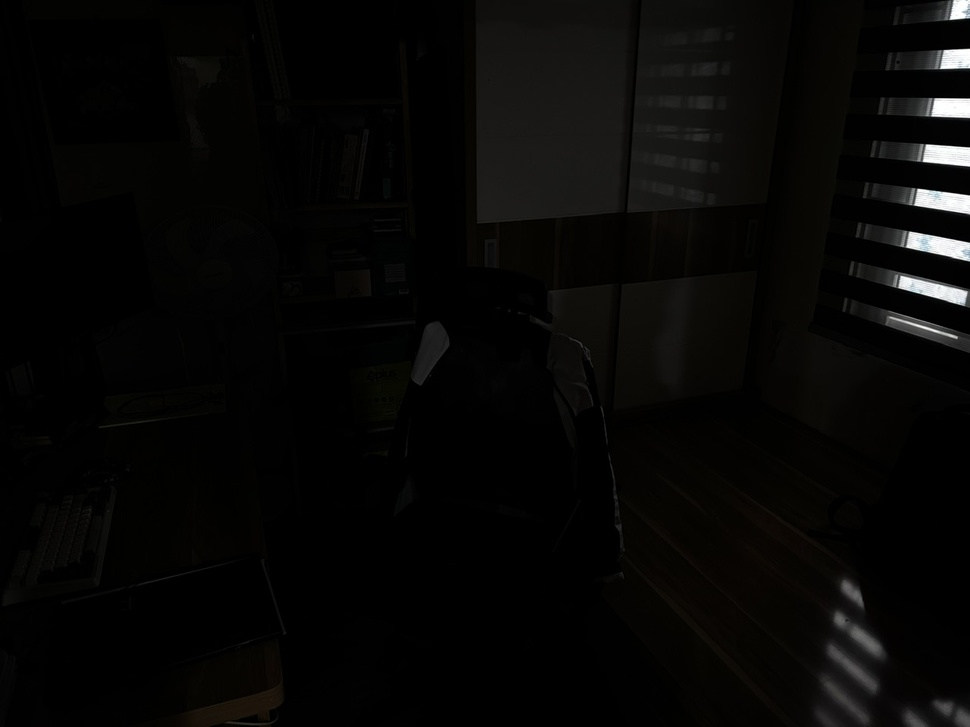
#> input picture data/dark.jpg, 970 x 727 px, shrunk from 1280 x 960 before the run
$ python -i hist_equa.py   (imports and definitions only)
#> lines starting #> are read from the running program, lines starting #| are printed output that depends on the picture
#> further down, picture is the input picture: shape (727, 970, 3); mean B, G, R 6, 7.1, 7.4
import cv2
import numpy as np

class HistogramEqualizer:

    def apply(self, frame_bgr: np.ndarray) -> np.ndarray:
        if frame_bgr is None:
            return frame_bgr

        if len(frame_bgr.shape) == 2 or frame_bgr.shape[2] == 1:
            return cv2.equalizeHist(frame_bgr)

        ycrcb = cv2.cvtColor(frame_bgr, cv2.COLOR_BGR2YCrCb)
#> ycrcb: shape (727, 970, 3); mean of channels 0, 1, 2 7.1, 128.3, 127.4
        y, cr, cb = cv2.split(ycrcb)
        y_eq = cv2.equalizeHist(y)
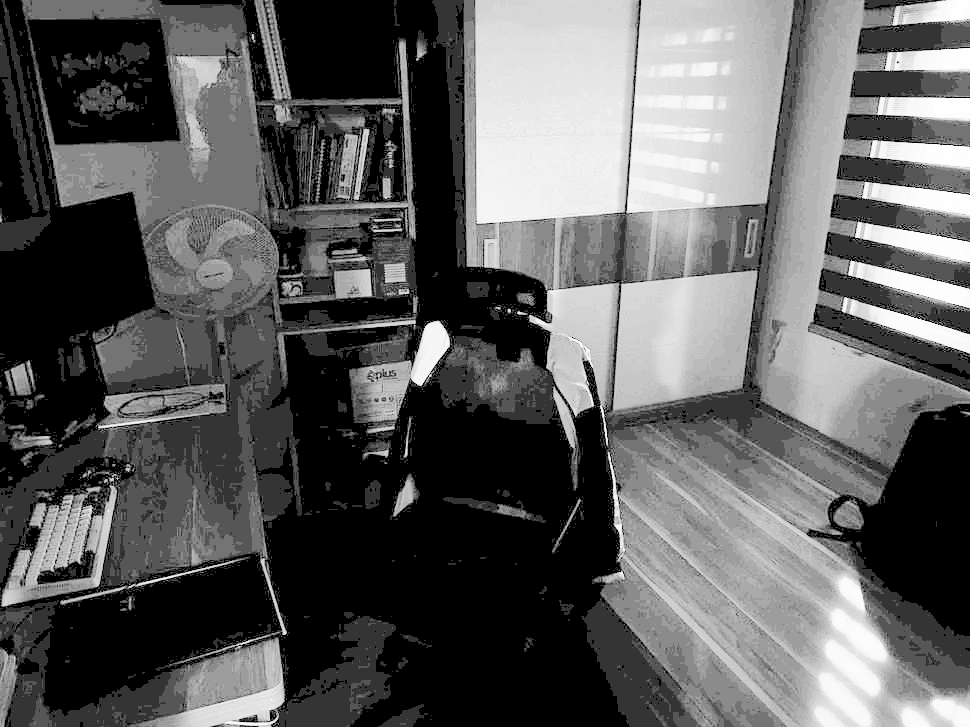
#> y_eq: shape (727, 970); min 0, max 255, mean 93.9
        ycrcb_eq = cv2.merge((y_eq, cr, cb))
#> ycrcb_eq: shape (727, 970, 3); mean of channels 0, 1, 2 93.9, 128.3, 127.4
        out = cv2.cvtColor(ycrcb_eq, cv2.COLOR_YCrCb2BGR)
        return out

>>> import cv2
>>> picture = cv2.imread('../data/dark.jpg')
>>> result = HistogramEqualizer().apply(picture)
